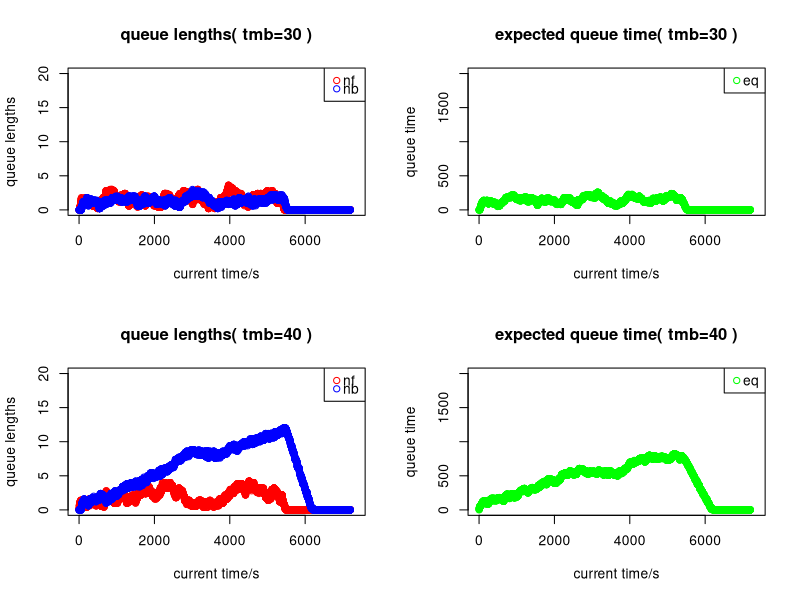

Write the R code that produced this figure.
##########################################
#  Simulation of passport control queues #
##########################################


# Members and Contribution Breakdown



# This R code consists of a model that will help simulating the passport
# control queues, particularly on simulating cars moving through French, followed
# by British passport control at a French ferry terminal. The main function used
# for such simulation is named as qsim.

# Model Assumptions:
# 1. There are no queues at the start of the period, i.e., nf = nb = 0
# 2. Check-in closes 30 mins before departure, i.e., no new arriving cars
# 3. There are no extreme events that will affect the output, e.g., system broke down during the process
# 4. The arrival car takes 0 seconds to join the queue
#    - "queue" refers to the French queue at the start and British queue during transmission

# Constants in the qsim model:
# 1. mf is the number of french passport control stations
# 2. mb is the number of british passport control stations
# 3. maxb is the maximum british queue length (per station)
# 4. a.rate is the probability of a car arriving each second

# Parameters in the qsim model: 
# 1. tf, the processing time for a french station is uniformly distributed between tmf and tmf+trf
# 2. tb, the processing time for a british station is uniformly distributed between tmb and tmb+trb
# # Default simulation parameters: average rate of processing passports by French and British = arrival rate (a.rate)

# For each simulation second, the output should contain:
# 1. nf: the vector of average length of french queues (measured by # cars/mf, length(nf)=7200)
# 2. nb: the vector of average length of british queues (measured by # cars/mb, length(nb)=7200)
# 3. eq: the vector of average expected waiting time for a car at the start of the french queue

# Stages: nf, nb
# We update every second for:
# 1. nf, according to a.rate and
# 2. nb, according to processing time assigned to each car and the length of British queue
# # If there is a car arriving at French station,
# # compute tf (= the time until the car leave for British station)


# n is the number of simulated seconds.
# In this case, we are simulating queues for 2 hours, thus n=7200


# Define "countdown" function
countdown <- function(xx) {

  # extract index of numbers in a vector xx that are greater than zero
  ii <- which(xx > 0)

  # these number will decrease by one
  xx[ii] <- xx[ii] - 1

  # return vector xx
  xx
}

# Define "insert_cars" function
insert_cars <- function(queues, countdowns, tm, tr) {

  # extract the index of the shortest queue
  ii <- which.min(queues)

  # this queue will increase by one (car) 
  queues[ii] <- queues[ii] + 1

  # if that queue has only one (car) 
  if (queues[ii] == 1)

    # assign processing time with the given parameters tm and tr
    # the random processing time is generated using sample function..?
    # !!!! This line means we are assigning the same processing time for cars..?
    countdowns[ii] <- sample(tm:(tm + tr), 1)

  # Return outputs in a list
  list(q=queues, cd=countdowns)
}

# Define "update_stations" function
update_stations <- function(queues, countdowns, ii, tm, tr) {

  # queues at each station will have one car less
  queues[ii] <- queues[ii] - 1

  # extract index of queues that has no cars
  ii_no_car <- which(queues == 0)

  # extract index of queues that has cars..? (could have used which(queues!=0)..?)
  ii_countdown <- setdiff(ii, ii_no_car)

  # assign processing times for th
  countdowns[ii_countdown] <- sample(tm:(tm + tr), length(ii_countdown), replace = TRUE)


  countdowns[ii_no_car] <- -1
  list(q=queues, cd=countdowns)
}

# Define "qsim" function
qsim <- function(mf=5, mb=5, a.rate=.1, trb=40, trf=40, tmb=30, tmf=30, maxb=20) {

  # Number of simulated seconds
  n <- 2 * 60 * 60 # 7200
  n_ <- 0.5 * 60 * 60

  car_coming <- runif(n - n_) < a.rate

  french.countdowns <- rep(-1, mf)  # pos int for time, 0 for countdown over, -1 for no cars ? optimize
  french.queues <- rep(0, mf)

  brit.countdowns <- rep(-1, mb)
  brit.queues <- rep(0, mb)

  nf <- nb <- eq <- rep(0, n) # initialise outputs of the model

  for (i in 1:n) { ## loop over seconds

    # general updates
    french.countdowns <- countdown(french.countdowns)
    brit.countdowns <- countdown(brit.countdowns)

    ## Entering French border
    if (i < length(car_coming) && car_coming[i]) {
      french <- insert_cars(french.queues, french.countdowns, tmf, trf)
      french.countdowns <- french$cd
      french.queues <- french$q
    }

    ## Transmission (Moving from French border to British border)
    idx_rmv <- which(french.countdowns == 0)
    if (length(idx_rmv) != 0 && sum(brit.queues) != mb * maxb) {
      # Exit from French border
      if (length(idx_rmv) != 1)
        idx_rmv <- sample(idx_rmv, min(mb * maxb - sum(brit.queues), length(idx_rmv)))

      transmit <- length(idx_rmv)
      french <- update_stations(french.queues, french.countdowns, idx_rmv, tmf, trf)
      french.countdowns <- french$cd
      french.queues <- french$q

      # Entering British border
      for (j in 1:transmit) {
        brit <- insert_cars(brit.queues, brit.countdowns, tmb, trb)
        brit.countdowns <- brit$cd
        brit.queues <- brit$q
      }
    }

    # Exit from British border
    idx_rmv <- which(brit.countdowns == 0)
    if (length(idx_rmv) != 0) {
      brit <- update_stations(brit.queues, brit.countdowns, idx_rmv, tmb, trb)
      brit.countdowns <- brit$cd
      brit.queues <- brit$q
    }

    # Outputs

    # nf and nb are computed by a vector with "mf" and "mb" number of lists
    nf[i] <- mean(french.queues)
    nb[i] <- mean(brit.queues)

    # eq is computed based on the sum of 
    # 1. multiplication of nf and average processing time at each French station
    # 2. multiplication of nb and average processing time at each British station
    eq[i] <- nf[i] * (tmf + trf / 2) + nb[i] * (tmb + trb / 2)
  }

  # Print the outputs as vectors
  list(nf=nf, nb=nb, eq=eq)
}


plot_qsim <- function(res, params) {
  x_indices <- seq_along(res$nf) #将nf的index对应到x轴

  #在左上角的图中画出nf的点状图
  plot(x_indices, res$nf, col = "red", xlab = "current time/s", ylab = "queue lengths",
     main = paste("queue lengths(", params, ")"),
     xlim = c(0, 7300), ylim = c(0, 20))
  legend("topright", legend = c("nf", "nb"), col = c("red", "blue"),
     pch = 1, x.intersp = 0.5, y.intersp = 0.5) #给出对应颜色的批注
  points(x_indices, res$nb, col="blue") #在第一张图中添加nb的点状图

  plot(x_indices, res$eq, col = "green", xlab = "current time/s", ylab = "queue time",
     main = paste("expected queue time(", params, ")"),
     xlim = c(0, 7300), ylim = c(0, 2000))
  legend("topright", legend = "eq", col = "green", pch = 1, x.intersp = 0.5, y.intersp = 0.5)
}

par(mfrow=c(2, 2)) #创建4张图的模型

plot_qsim(qsim(), "tmb=30")

plot_qsim(qsim(tmb=40), "tmb=40")


failed <- logical(100)  #设置空的vector

#将qsim重复跑一百次，记录下最后一秒的预计排队数
for (i in 1:100) {
  res <- qsim(tmb=40)
  failed[i] <- res$nf[length(res$nf)] + res$nb[length(res$nb)] != 0
}

prob <- mean(failed)
print(prob)

# 用点还是用线？
# 100次实验，tmb=40？
# 用不用考虑结尾的nf？